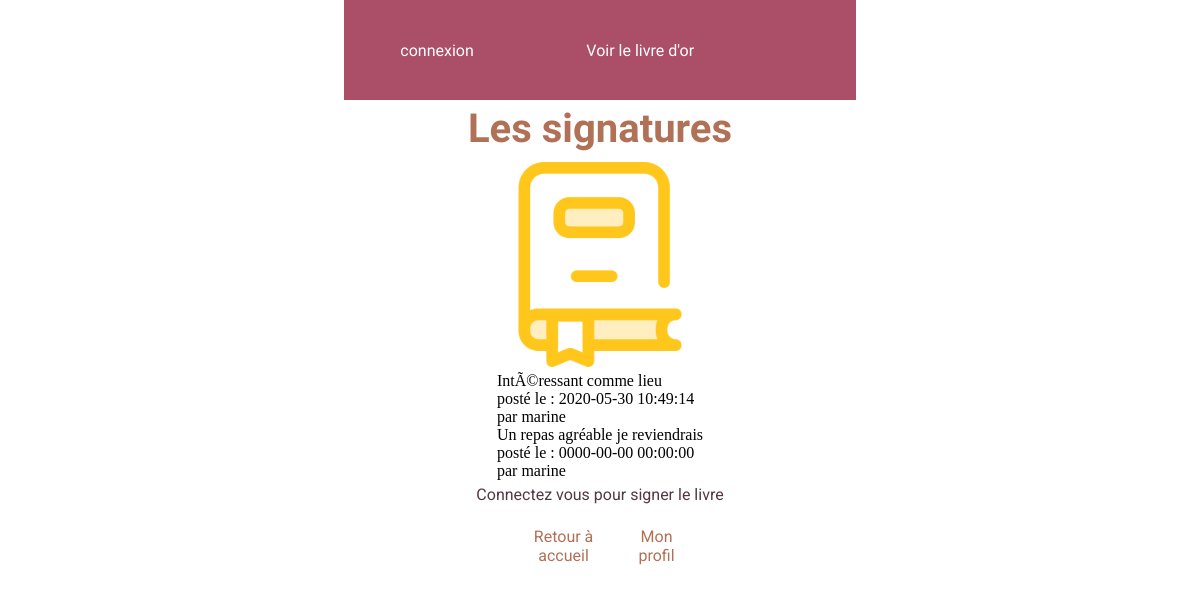
The page /livre-or.php on the database as committed earlier.
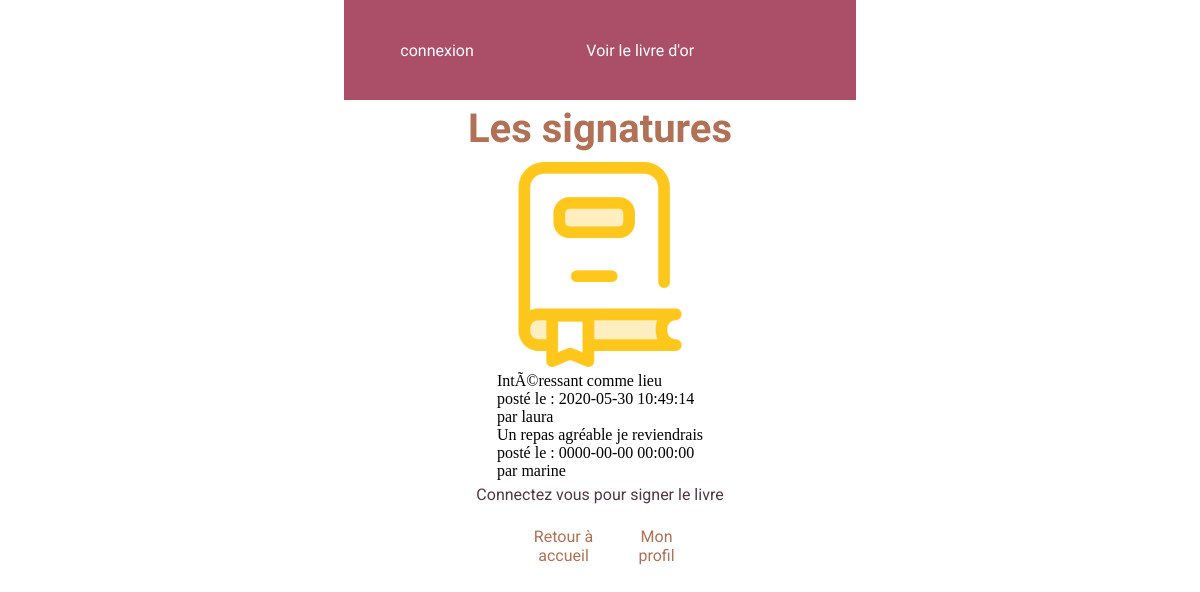
The same page on the database as committed later.
### tables this page shows
CREATE TABLE IF NOT EXISTS `commentaires` (
  `id` int(11) NOT NULL AUTO_INCREMENT,
  `commentaire` text NOT NULL,
  `id_utilisateur` int(11) NOT NULL,
  `date` datetime NOT NULL,
  PRIMARY KEY (`id`)
);

CREATE TABLE IF NOT EXISTS `utilisateurs` (
  `id` int(11) NOT NULL AUTO_INCREMENT,
  `login` varchar(255) NOT NULL,
  `password` varchar(255) NOT NULL,
  PRIMARY KEY (`id`)
);

### livre-or.php (the view, shortened to what this page needs)
<!doctype html>
<html lang="fr">
<head>
<link rel="stylesheet" href="style.css">
</head>
<div class="header_index">
  <?php
  if(isset($_SESSION['login'])){
    echo ' <a href="profil.php">Bienvenu  '.$_SESSION['login'].'</a>';
  }
  else {
    echo "<a href='connexion.php'> connexion </a>";
  }?>
  <a href=".php">Voir le livre d'or</a>
</div>
<main>
<body>
<h1>Les signatures</h1>
<img src="img/cuisine3.png" alt="">
    <?php
    try
    {
      $bdd = new PDO('mysql:host=localhost;dbname=livreor;charset=utf8', 'root', '');
    }
    catch(Exception $e)
    {
            die('Erreur : '.$e->getMessage());
    }
   $reponse = $bdd->query(' SELECT commentaire, id_utilisateur, date, login FROM commentaires, utilisateurs
            WHERE commentaires.id_utilisateur = utilisateurs.id ORDER BY date DESC ');
   while ($donnees = $reponse->fetch())
   {
     echo $donnees['commentaire'].'<br />'.'posté le :   '. $donnees['date'] . '<br />'. 'par     '. $donnees['login']. '<br />';
   }
   ?>
    <?php
if(isset($_SESSION['login'])){
  echo "<a href=commentaire.php><p> Signez le livre d'or</p> </a>";
}
else {
  echo "<a href=connexion.php><p>Connectez vous pour signer le livre </p></a>";
}
     ?>
<footer>
  <a href="index.php">Retour à accueil</a>
  <a href="profil.php"> Mon profil</a>
</footer>
</html>

### style.css (style rules this page uses)
* { padding: 0; margin: 0; display: flex; flex-direction: column; align-items: center; }
a { text-decoration: none; color:#B07156; font-family: "Roboto",cursive; padding: 1%; border-radius: 10px; }
img { width: 20px; height: 20px; margin: 1%; }
h1 { color: #B07156; font-size: 40px; text-align: center; padding: 1%; font-family: 'Arima Madurai', cursive; }
p { font-family: 'Roboto', sans-serif; color: #533745; }
footer { display: flex; flex-direction: row; align-items: center; text-align: center; margin: 3%; }
img { width: 40%; height: 40%; }
.header_index { background-color: #AB4E68; display: flex; flex-direction: row; align-items: center; color: white; width: 100%; height: 100px; }
.header_index a { display: flex; flex-direction: row; text-decoration: none; color: white; font-family: 'Arima Madurai', cursive; margin: 10%; }

Rows that differ between the two databases and show on the page:
changed commentaires "IntÃ©ressant comme lieu": id_utilisateur.login "marine" → "laura"
